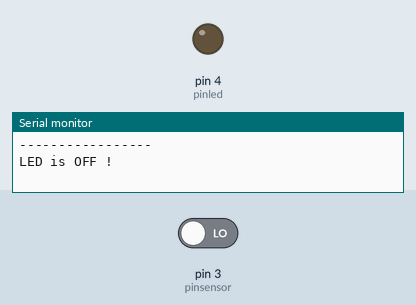
This sketch was run on a simulated Arduino Uno, built with avr-gcc and run on an emulated ATmega328P. On the bench: output pins drawn as LEDs (lit = HIGH), the last lines printed to the serial monitor. Inputs (shaded band) come from the test bench; at power-on: pin 3 (pinsensor) LOW.

Above: at 1.2 s.
1.3 s: pin 3 (pinsensor) driven HIGH
At 2.3 s:
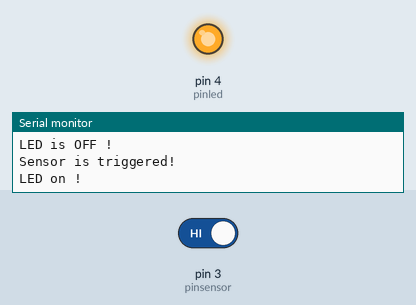
2.8 s: pin 3 (pinsensor) driven LOW
At 4.6 s:
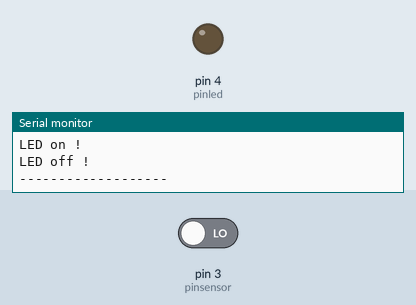
Timing chart, 0 to 6.1 s (numbered marks = the images above; inputs shaded):
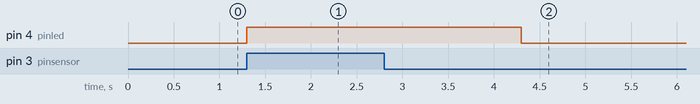

Measured:
- after the input at 1.3 s, pin 4 (pinled): LOW → HIGH at once
- after the input at 2.8 s, pin 4 (pinled): HIGH → LOW after 1.5 s

The sketch:

delay_sensor.ino
```cpp
/*
 delay off without delay (use millis)
 progrma scris de Nicu Florica (niq_ro)
 http;//www.arduinotehniq.com/
 http://nicuflorica.blogspot.ro/
 http://arduinotehniq.blogspot.com
 v.0 - 20.04.2019 - Craiova, Romania
 v.1.0 - add (infrared) sensor
*/

#define pinsensor 3  // pin for trigger
#define pinled 4  // pin for led


unsigned long delaytime = 3000;  // 30000 = 30s, time on the led
unsigned long pushtime; // variable for store time of push

byte aprins = 0; // led is off

void setup()
{
Serial.begin(9600); // serial monitor
Serial.println("-----------------");
Serial.println("Delay off with millis() function by Nicu FLORICA (niq_ro) !");
Serial.println("-----------------");
pinMode(pinsensor,INPUT);
//digitalWrite(pinbutton,HIGH);

pinMode(pinled,OUTPUT);
digitalWrite(pinled,LOW);
Serial.println("LED is OFF !");
}

void loop()
{
if ((digitalRead(pinsensor) == HIGH) and (aprins == 0)) // if sensor was triggered and led is off
{
  Serial.println("Sensor is triggered!");
  digitalWrite(pinled, HIGH); // led on
  Serial.println("LED on !");
  pushtime = millis();  // store the time of push
  aprins = 1;
}

if ((aprins == 1) and (millis() - pushtime > delaytime)) // if led is on and time is end
{
  Serial.println("LED off !");
  digitalWrite(pinled, LOW); // led off
  aprins = 0;
  Serial.println("-------------------");
}

} // end of main loop
```
